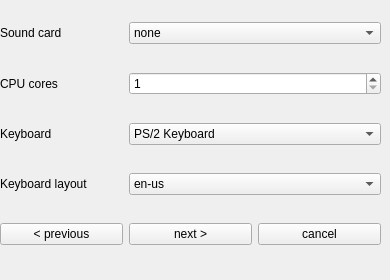
     <widget class="QWidget" name="page_25">
      <widget class="QWidget" name="gridLayoutWidget_24">
       <property name="geometry">
        <rect>
         <x>0</x>
         <y>0</y>
         <width>381</width>
         <height>271</height>
        </rect>
       </property>
       <layout class="QGridLayout" name="gridLayout_24">
        <item row="3" column="0">
         <widget class="QLabel" name="label_66">
          <property name="text">
           <string>Keyboard layout</string>
          </property>
         </widget>
        </item>
        <item row="4" column="1">
         <widget class="QPushButton" name="pushButton_74">
          <property name="text">
           <string>next &gt;</string>
          </property>
         </widget>
        </item>
        <item row="4" column="2">
         <widget class="QPushButton" name="pushButton_75">
          <property name="text">
           <string>cancel</string>
          </property>
         </widget>
        </item>
        <item row="4" column="0">
         <widget class="QPushButton" name="pushButton_76">
          <property name="text">
           <string>&lt; previous</string>
          </property>
         </widget>
        </item>
        <item row="1" column="0">
         <widget class="QLabel" name="label_67">
          <property name="text">
           <string>CPU cores</string>
          </property>
         </widget>
        </item>
        <item row="2" column="0">
         <widget class="QLabel" name="label_68">
          <property name="text">
           <string>Keyboard</string>
          </property>
         </widget>
        </item>
        <item row="0" column="0">
         <widget class="QLabel" name="label_69">
          <property name="text">
           <string>Sound card</string>
          </property>
         </widget>
        </item>
        <item row="0" column="1" colspan="2">
         <widget class="QComboBox" name="comboBox_39">
          <item>
           <property name="text">
            <string>none</string>
           </property>
          </item>
          <item>
           <property name="text">
            <string>sb16</string>
           </property>
          </item>
          <item>
           <property name="text">
            <string>pcspk</string>
           </property>
          </item>
          <item>
           <property name="text">
            <string>intel-hda</string>
           </property>
          </item>
          <item>
           <property name="text">
            <string>gus</string>
           </property>
          </item>
          <item>
           <property name="text">
            <string>ES1370</string>
           </property>
          </item>
          <item>
           <property name="text">
            <string>cs4231a</string>
           </property>
          </item>
          <item>
           <property name="text">
            <string>adlib</string>
           </property>
          </item>
          <item>
           <property name="text">
            <string>AC97</string>
           </property>
          </item>
         </widget>
        </item>
        <item row="1" column="1" colspan="2">
         <widget class="QSpinBox" name="spinBox_16">
          <property name="minimum">
           <number>1</number>
          </property>
          <property name="maximum">
           <number>8</number>
          </property>
         </widget>
        </item>
        <item row="2" column="1" colspan="2">
         <widget class="QComboBox" name="comboBox_40">
          <item>
           <property name="text">
            <string>PS/2 Keyboard</string>
           </property>
          </item>
          <item>
           <property name="text">
            <string>USB Keyboard</string>
           </property>
          </item>
         </widget>
        </item>
        <item row="3" column="1" colspan="2">
         <widget class="QComboBox" name="comboBox_41">
          <item>
           <property name="text">
            <string>en-us</string>
           </property>
          </item>
          <item>
           <property name="text">
            <string>en-gb</string>
           </property>
          </item>
          <item>
           <property name="text">
            <string>de</string>
           </property>
          </item>
          <item>
           <property name="text">
            <string>fr</string>
           </property>
          </item>
          <item>
           <property name="text">
            <string>ja</string>
           </property>
          </item>
          <item>
           <property name="text">
            <string>ru</string>
           </property>
          </item>
          <item>
           <property name="text">
            <string>pl</string>
           </property>
          </item>
          <item>
           <property name="text">
            <string>is</string>
           </property>
          </item>
          <item>
           <property name="text">
            <string>es</string>
           </property>
          </item>
          <item>
           <property name="text">
            <string>pt</string>
           </property>
          </item>
          <item>
           <property name="text">
            <string>fi</string>
           </property>
          </item>
          <item>
           <property name="text">
            <string>it</string>
           </property>
          </item>
         </widget>
        </item>
       </layout>
      </widget>
     </widget>
